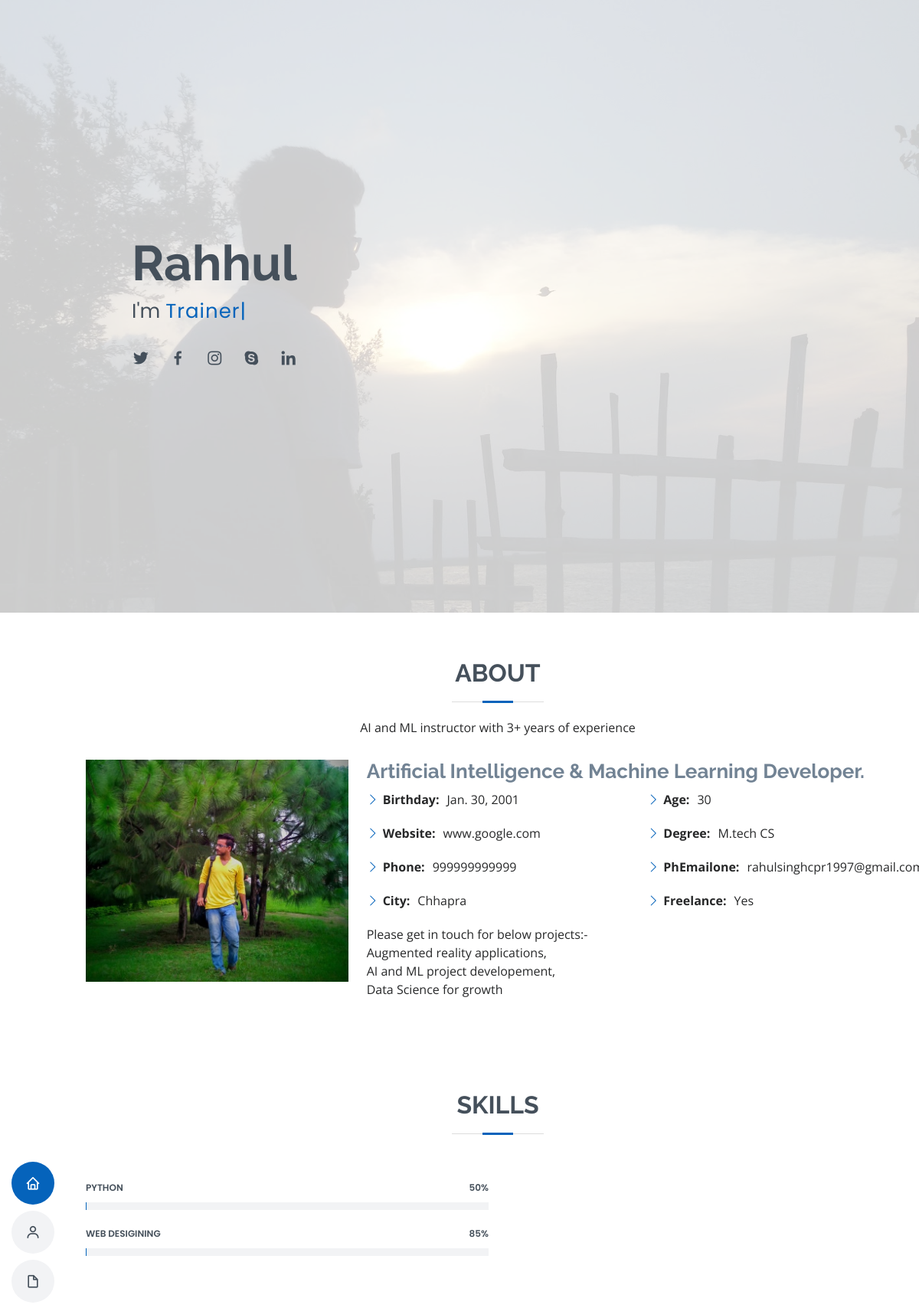
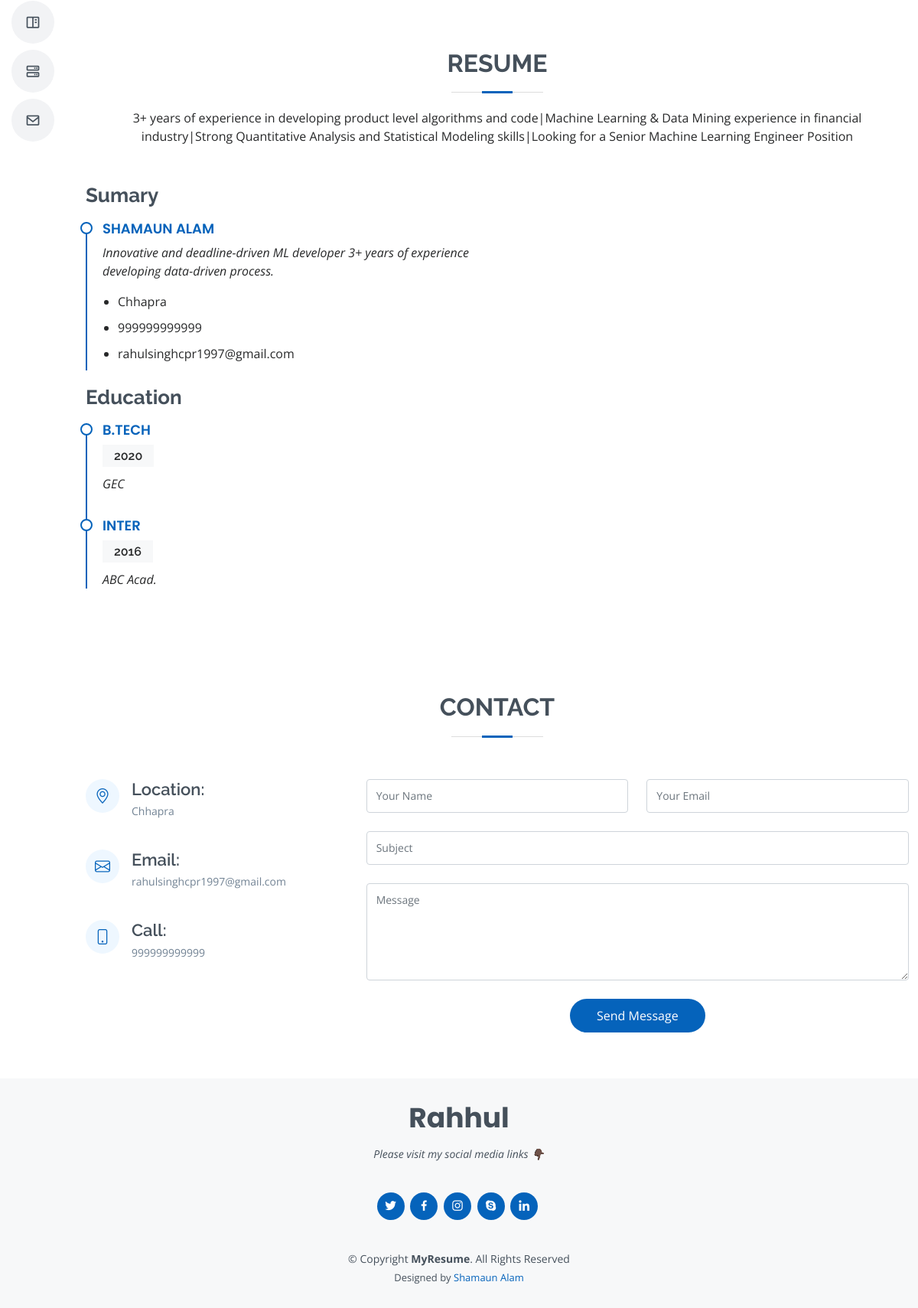
The app's page /home (signed in) with its own data (2 pictures, top to bottom).
### myapp/models.py (models this page shows, shortened)
class profile(models.Model):
    user = models.OneToOneField(User,on_delete=models.CASCADE)
    Birthday = models.DateField(blank = True)
    Website = models.TextField(blank = True)
    Phone = models.IntegerField(max_length=12)
    City = models.CharField(max_length=20)
    Age = models.IntegerField()
    Degree = models.TextField(max_length=100)
    Freelance = models.TextField(max_length=20)

class skills(models.Model):
    user =  models.ForeignKey(User,on_delete=models.CASCADE)
    skill = models.TextField(max_length=20)
    level = models.IntegerField(max_length=3)

class Education(models.Model):
    user = models.ForeignKey(User,on_delete=models.CASCADE)
    degree = models.TextField()
    year  = models.IntegerField(max_length=4)
    college = models.TextField()

### myapp/views.py (the view)
# urls.py: path('home',views.home,name='home')
def home(request):
    if request.user.is_authenticated:
        person = request.user
        pro = profile.objects.get(user=person)
        edu = Education.objects.filter(user=person)
        skill = skills.objects.filter(user=person)
        context = {'person':person,'pro':pro,'edu':edu,'skill':skill}
    return render(request,'index.html',context)

### templates/index.html (shortened to what this page needs)
{% load static %}
<!DOCTYPE html>
<html lang="en">
<head>
  <link href="{% static 'vendor/aos/aos.css' %}" rel="stylesheet">
  <link href="{% static 'vendor/bootstrap/css/bootstrap.min.css' %}" rel="stylesheet">
  <link href="{% static 'vendor/bootstrap-icons/bootstrap-icons.css' %}" rel="stylesheet">
  <link href="{% static 'vendor/boxicons/css/boxicons.min.css' %}" rel="stylesheet">
  <link href="{% static 'vendor/glightbox/css/glightbox.min.css' %}" rel="stylesheet">
  <link href="{% static 'vendor/swiper/swiper-bundle.min.css' %}" rel="stylesheet">
  <link href="{% static 'css/style.css' %}" rel="stylesheet">
</head>
<body>
  <header id="header" class="d-flex flex-column justify-content-center">
    <nav id="navbar" class="navbar nav-menu">
      <ul>
        <li><a href="#hero" class="nav-link scrollto active"><i class="bx bx-home"></i> <span>Home</span></a></li>
        <li><a href="#about" class="nav-link scrollto"><i class="bx bx-user"></i> <span>About</span></a></li>
        <li><a href="#resume" class="nav-link scrollto"><i class="bx bx-file-blank"></i> <span>Resume</span></a></li>
        <li><a href="#portfolio" class="nav-link scrollto"><i class="bx bx-book-content"></i> <span>Portfolio</span></a></li>
        <li><a href="#services" class="nav-link scrollto"><i class="bx bx-server"></i> <span>Services</span></a></li>
        <li><a href="#contact" class="nav-link scrollto"><i class="bx bx-envelope"></i> <span>Contact</span></a></li>
      </ul>
    </nav>
  </header>
  <section id="hero" class="d-flex flex-column justify-content-center">
    <div class="container" data-aos="zoom-in" data-aos-delay="100">
      <h1>{{person.username}}</h1>
      <p>I'm <span class="typed" data-typed-items="Trainer, Developer, Designer, Freelancer, "></span></p>
      <div class="social-links">
        <a href="#" class="twitter"><i class="bx bxl-twitter"></i></a>
        <a href="#" class="facebook"><i class="bx bxl-facebook"></i></a>
        <a href="#" class="instagram"><i class="bx bxl-instagram"></i></a>
        <a href="#" class="google-plus"><i class="bx bxl-skype"></i></a>
        <a href="#" class="linkedin"><i class="bx bxl-linkedin"></i></a>
      </div>
    </div>
  </section>
  <main id="main">
    <section id="about" class="about">
      <div class="container" data-aos="fade-up">
        <div class="section-title">
          <h2>About</h2>
          <p>AI and ML instructor with 3+ years of experience</p>
        </div>
        <div class="row">
          <div class="col-lg-4">
            <img src="{% static 'img/profile.jpg' %}" class="img-fluid" alt="">
          </div>
          <div class="col-lg-8 pt-4 pt-lg-0 content">
            <h3>Artificial Intelligence &amp; Machine Learning Developer.</h3>
            <div class="row">
              <div class="col-lg-6">
                <ul>
                  <li><i class="bi bi-chevron-right"></i> <strong>Birthday:</strong> <span>{{pro.Birthday}}</span></li>
                  <li><i class="bi bi-chevron-right"></i> <strong>Website:</strong> <span>{{pro.Website}}</span></li>
                  <li><i class="bi bi-chevron-right"></i> <strong>Phone:</strong> <span>{{pro.Phone}}</span></li>
                  <li><i class="bi bi-chevron-right"></i> <strong>City:</strong> <span>{{pro.City}}</span></li>
                </ul>
              </div>
              <div class="col-lg-6">
                <ul>
                  <li><i class="bi bi-chevron-right"></i> <strong>Age:</strong> <span>30</span></li>
                  <li><i class="bi bi-chevron-right"></i> <strong>Degree:</strong> <span>{{pro.Degree}}</span></li>
                  <li><i class="bi bi-chevron-right"></i> <strong>PhEmailone:</strong> <span>{{person.email}}</span></li>
                  <li><i class="bi bi-chevron-right"></i> <strong>Freelance:</strong> <span>{{pro.Freelance}}</span></li>
                </ul>
              </div>
            </div>
            <p>
              Please get in touch for below projects:-<br>
              Augmented reality applications,<br>
              AI and ML project developement,<br>
              Data Science for growth
            </p>
          </div>
        </div>
      </div>
    </section>
    <section id="skills" class="skills section-bg">
      <div class="container" data-aos="fade-up">
        <div class="section-title">
          <h2>Skills</h2>
        </div>
        <div class="row skills-content">
          <div class="col-lg-6">
          {% for i in skill %}
            <div class="progress">
              <span class="skill">{{i.skill}}<i class="val">{{i.level}}%</i></span>
              <div class="progress-bar-wrap">
              </div>
            </div>
          {% endfor %}
          </div>
        </div>
      </div>
    </section>
    <section id="resume" class="resume">
      <div class="container" data-aos="fade-up">
        <div class="section-title">
          <h2>Resume</h2>
          <p>3+ years of experience in developing product level algorithms and code|Machine Learning &amp; Data Mining experience in financial industry|Strong Quantitative Analysis and Statistical Modeling skills|Looking for a Senior Machine Learning Engineer Position</p>
        </div>
        <div class="row">
          <div class="col-lg-6">
            <h3 class="resume-title">Sumary</h3>
            <div class="resume-item pb-0">
              <h4>Shamaun Alam</h4>
              <p><em>Innovative and deadline-driven ML developer 3+ years of experience developing data-driven process.</em></p>
              <ul>
                <li>{{pro.City}}</li>
                <li>{{pro.Phone}}</li>
                <li>{{person.email}}</li>
              </ul>
            </div>
            <h3 class="resume-title">Education</h3>
            {% for i in edu %}
            <div class="resume-item">
              <h4>{{i.degree}}</h4>
              <h5>{{i.year}}</h5>
              <p><em>{{i.college}}</em></p>
            </div>
            {% endfor %}
          </div>
        </div>
      </div>
    </section>
    <section id="contact" class="contact">
      <div class="container" data-aos="fade-up">
        <div class="section-title">
          <h2>Contact</h2>
        </div>
        <div class="row mt-1">
          <div class="col-lg-4">
            <div class="info">
              <div class="address">
                <i class="bi bi-geo-alt"></i>
                <h4>Location:</h4>
                <p>{{pro.City}}</p>
              </div>
              <div class="email">
                <i class="bi bi-envelope"></i>
                <h4>Email:</h4>
                <p>{{person.email}}</p>
              </div>
              <div class="phone">
                <i class="bi bi-phone"></i>
                <h4>Call:</h4>
                <p>{{pro.Phone}}</p>
              </div>
            </div>
          </div>
          <div class="col-lg-8 mt-5 mt-lg-0">
            <form action="forms/contact.php" method="post" role="form" class="php-email-form">
              <div class="row">
                <div class="col-md-6 form-group">
                  <input type="text" name="name" class="form-control" id="name" placeholder="Your Name" required>
                </div>
                <div class="col-md-6 form-group mt-3 mt-md-0">
                  <input type="email" class="form-control" name="email" id="email" placeholder="Your Email" required>
                </div>
              </div>
              <div class="form-group mt-3">
                <input type="text" class="form-control" name="subject" id="subject" placeholder="Subject" required>
              </div>
              <div class="form-group mt-3">
                <textarea class="form-control" name="message" rows="5" placeholder="Message" required></textarea>
              </div>
              <div class="text-center"><button type="submit">Send Message</button></div>
            </form>
          </div>
        </div>
      </div>
    </section>
  </main>
  <footer id="footer">
    <div class="container">
      <h3>{{person.username}}</h3>
      <p>Please visit my social media links 👇🏿</p>
      <div class="social-links">
        <a href="#" class="twitter"><i class="bx bxl-twitter"></i></a>
        <a href="https://www.facebook.com/" class="facebook"><i class="bx bxl-facebook"></i></a>
        <a href="#" class="instagram"><i class="bx bxl-instagram"></i></a>
        <a href="#" class="google-plus"><i class="bx bxl-skype"></i></a>
        <a href="#" class="linkedin"><i class="bx bxl-linkedin"></i></a>
      </div>
      <div class="copyright">
        &copy; Copyright <strong><span>MyResume</span></strong>. All Rights Reserved
      </div>
      <div class="credits">
        Designed by <a href="https://bootstrapmade.com/">Shamaun Alam</a>
      </div>
    </div>
  </footer>
</body>
</html>

### records on screen
profile: Birthday "Jan. 30, 2001", Website "www.google.com", Phone "999999999999", City "Chhapra", Degree "M.tech CS", Freelance "Yes"
skills: skill "PYTHON", level "50"
skills: skill "WEB DESIGINING", level "85"
Education: degree "B.TECH", year "2020", college "GEC"
Education: degree "INTER", year "2016", college "ABC Acad."

### other values on screen
{{ person.username }} "Rahhul"
{{ person.email }} "rahulsinghcpr1997@gmail.com"
